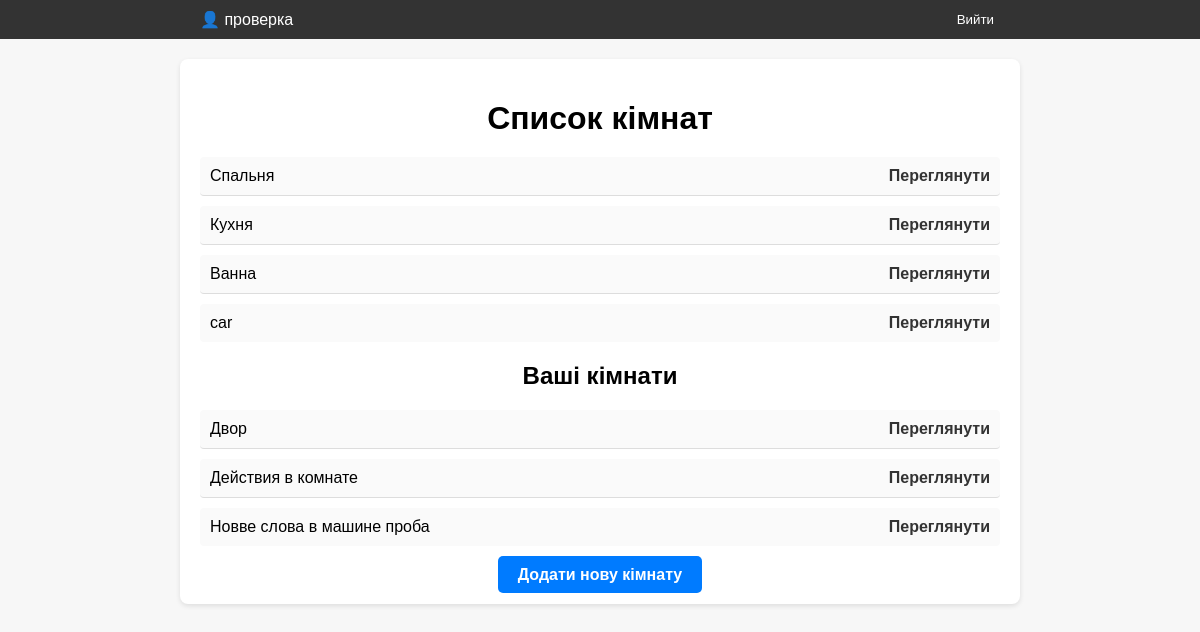
Screenshot of / (signed in) with the database file from the repository.
### trainer/models.py (models this page shows, shortened)
class Room(models.Model):
    name = models.CharField(max_length=255)
    user = models.ForeignKey(User, on_delete=models.CASCADE, blank=True, null=True)

### trainer/views.py (the view)
# urls.py: path('', views.room, name='index'),
@login_required(login_url='/login/')
def room(request):
    rooms = Room.objects.filter(user__isnull=True)
    user_rooms = Room.objects.filter(user=request.user)
    return render(request, 'rooms.html', context={
        'rooms': rooms,
        'user_rooms': user_rooms
        })

### trainer/templates/rooms.html (shortened to what this page needs)
{% extends "base.html" %}
{% block content %}
<div class="container">
    <h1>Список кімнат</h1>
    <ul class="room-list" id="roomList">
        {% for room in rooms %}
        <li class="room-item">
            <span>{{ room.name }}</span>
            <a href="{% url 'room_words' room.id %}">Переглянути</a>
        </li>
        {% endfor %}
    </ul>
    <h2>Ваші кімнати</h2>
    {% if user_rooms %}
        <ul class="room-list" id="roomUserList">
            {% for room in user_rooms %}
            <li class="room-item">
                <span>{{ room.name }}</span>
                <a href="{% url 'user_room_words' room.id %}">Переглянути</a>
            </li>
            {% endfor %}
        </ul>
    {% else %}
        <p>Ви ще не маєте кімнат</p>
    {% endif %}
    <div class="add-room">
        <a href="javascript:void(0);" onclick="showAddRoomForm()">Додати нову кімнату</a>
    </div>
</div>
{% endblock %}

### trainer/templates/base.html (shortened to what this page needs)
<!DOCTYPE html>
<html lang="uk">
<head>
</head>
<body>
    {% if user.is_authenticated %}
    <header style="background: #333; color: white; padding: 10px;">
        <div style="max-width: 800px; margin: auto; display: flex; justify-content: space-between;">
            <div>👤 {{ user.username }}</div>
            <div>
                <form method="post" action="{% url 'logout' %}">
                    <button type="submit" style="background: none; border: none; color: white; cursor: pointer;">Вийти</button>
                </form>
            </div>
        </div>
    </header>
    {% endif %}
    {% block content %}{% endblock %}
</body>
</html>

### trainer/templates/rooms.html (style rules this page uses)
body { font-family: Arial, sans-serif; margin: 0; padding: 0; background-color: #f7f7f7; }
.container { max-width: 800px; margin: 20px auto; padding: 20px; background-color: #fff; border-radius: 8px; box-shadow: 0 2px 5px rgba(0, 0, 0, 0.1); }
h1 { text-align: center; margin-bottom: 20px; }
h2 { text-align: center; margin-bottom: 20px; }
.room-list { list-style: none; padding: 0; }
.room-item { display: flex; justify-content: space-between; align-items: center; padding: 10px; border-bottom: 1px solid #ddd; background-color: #fafafa; border-radius: 4px; margin-bottom: 10px; }
.room-item:last-child { border-bottom: none; }
.room-item a { text-decoration: none; color: #333; font-weight: bold; }
.add-room { display: block; text-align: center; margin-top: 20px; }
.add-room a { text-decoration: none; padding: 10px 20px; background-color: #007bff; color: white; border-radius: 5px; font-weight: bold; }

### rows the page displays
Room: name "Спальня"
Room: name "Кухня"
Room: name "Ванна"
Room: name "car"
Room: name "Двор"
Room: name "Действия в комнате"
Room: name "Новве слова в машине проба"

### other values shown
{{ user.username }} "проверка"
